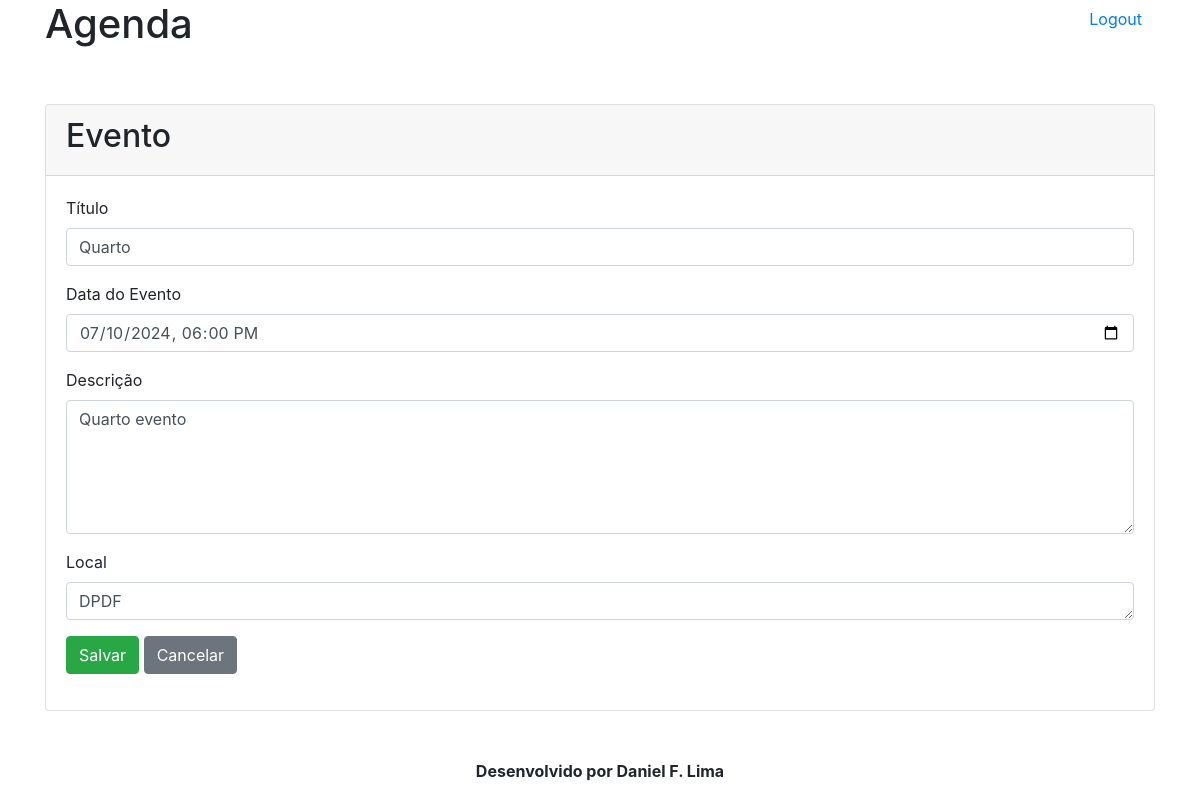
Screenshot of /agenda/evento/?id=27 (signed in) with the database file from the repository.
### core/models.py (models this page shows, shortened)
class Evento (models.Model):
    titulo = models.CharField(max_length=100)
    descrição = models.TextField(blank=True, null=True)
    data_evento = models.DateTimeField(verbose_name='Data do Evento')
    data_criação = models.DateTimeField(auto_now=True)
    usuario = models.ForeignKey(User, on_delete=models.CASCADE)
    local = models.CharField(max_length=255, blank=True, null=True)
    class Meta:
        db_table = 'Evento'
    def get_data_input_evento(self):
        return self.data_evento.strftime('%Y-%m-%dT%H:%M')

### core/views.py (the view)
# urls.py: path('agenda/evento/', views.evento),
@login_required(login_url='/login/')
def evento(request):
    id_evento = request.GET.get('id')
    dados = {}
    if id_evento:
        dados['evento'] = Evento.objects.get(id=id_evento)
    return render(request, 'evento.html', dados)

### templates/evento.html (shortened to what this page needs)
{% extends "model-page.html" %}
{% block content %}
<div class="card">
    <div class="card-header">
        <h2>Evento</h2>
    </div>
    <div class="card-body">
        <form action="submit" method="post" class="needs-validation">
            <div class="form-group">
                <label for="titulo">Título</label>
                <input type="text" class="form-control" id="titulo" name="titulo" value="{{evento.titulo}}" required>
            </div>
            <div class="form-group">
                <label for="data_evento">Data do Evento</label>
                <input type="datetime-local" class="form-control" id="data_evento" name="data_evento" value="{{ evento.get_data_input_evento }}" required>
            </div>
            <div class="form-group">
                <label for="descrição">Descrição</label>
                <textarea class="form-control" id="descrição" name="descrição" rows="5" required>{{evento.descrição}}</textarea>
            </div>
            <div class="form-group">
                <label for="local">Local</label>
                <textarea class="form-control" id="local" name="local" rows="1" required>{{evento.local}}</textarea>
            </div>
            <div class="form-group">
                <button type="submit" class="btn btn-success">Salvar</button>
                <a href="/" class="btn btn-secondary">Cancelar</a>
            </div>
        </form>
    </div>
</div>
{% endblock %}

### rows the page displays
Evento: titulo "Quarto", data_evento "07/10/2024 18:00", descrição "Quarto evento", local "DPDF"
